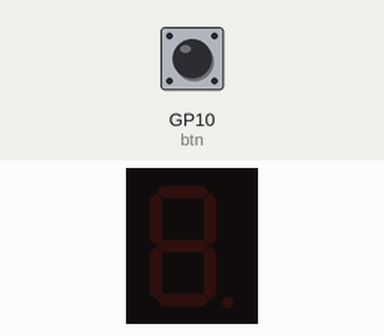
Recording of a program running on a simulated Raspberry Pi Pico running MicroPython. Parts: 1-digit seven-segment display. The test bench sets the inputs (shaded band); at power-on: GP10 (btn) HIGH. The segment pins are drawn as the display they are named for; what the program prints to the serial console is not drawn.

Above: at 1.3 s.
1.4 s: GP10 (btn) pulled LOW for 1 s
At 1.5 s:
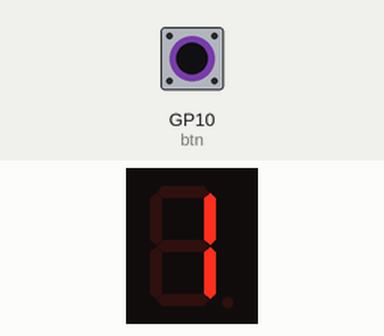
At 3.1 s:
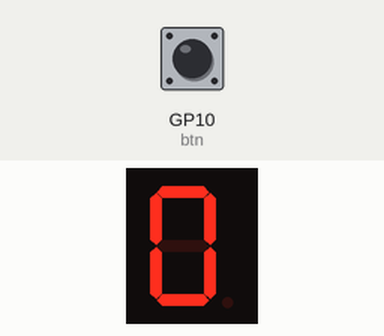
Timing chart, 0 to 4.6 s (numbered marks = the images above; inputs shaded):
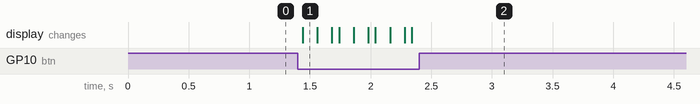

Measured:
- after the input at 1.4 s, the display: changes at once (image 1)

The program:

7seg.py
```python
from machine import Pin
from utime import sleep
sleep(0.1) # Wait for USB to become ready

print("Pico counter is running")

btn = Pin(10, Pin.IN, Pin.PULL_UP)
current_digit = 0
pressed = False

a = Pin(1, Pin.OUT)
b = Pin(2, Pin.OUT)
c = Pin(3, Pin.OUT)
d = Pin(4, Pin.OUT)
e = Pin(5, Pin.OUT)
f = Pin(6, Pin.OUT)
g = Pin(7, Pin.OUT)
leds = (a,b,c,d,e,f,g)

def all_off():
  for led in leds:
    led.value(0) #off

all_off()

numbers = [
  [a,b,c,d,e,f],      #0
  [b,c],
  [a,b,d,e,g],
  [a,b,c,d,g],
  [b,c,f,g],
  [a,c,d,f,g],
  [a,c,d,e,f,g],
  [a,b,c],
  [a,b,c,d,e,f,g],
  [a,b,c,f,g]         #9
]


while True:
  if btn.value() == 0 and pressed == False: #pressed
    current_digit += 1
    if current_digit > 9:
      current_digit = 0

    all_off()

    for led in numbers[current_digit]:
      led.value(1)
    pressed = True

  if btn.value() == 0:
    pressed = False


  sleep(0.1)
```
